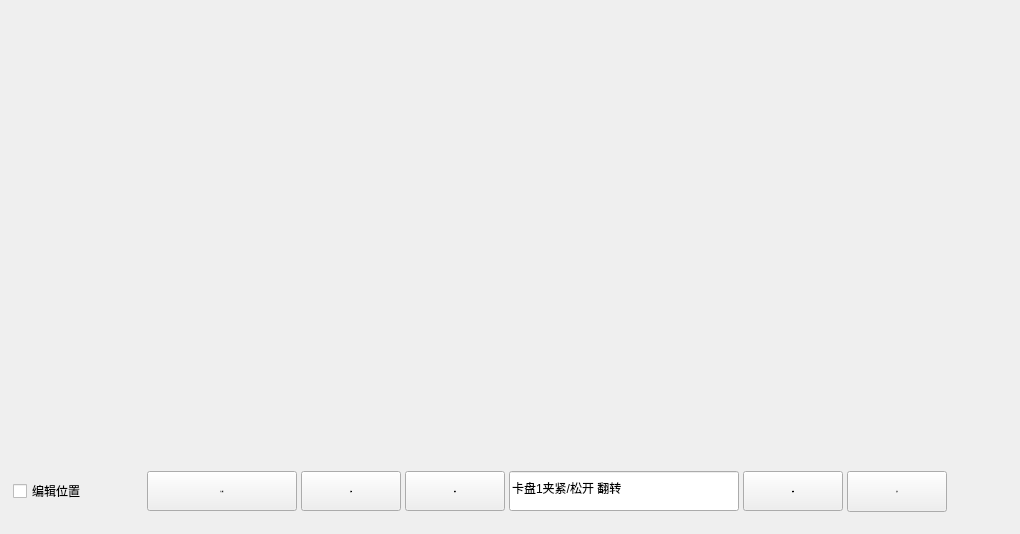
   <widget class="QWidget" name="tabOperate">
    <property name="enabled">
     <bool>true</bool>
    </property>
    <property name="styleSheet">
     <string notr="true"/>
    </property>
    <attribute name="title">
     <string>操作指引</string>
    </attribute>
    <widget class="QWidget" name="layoutWidget">
     <property name="geometry">
      <rect>
       <x>10</x>
       <y>470</y>
       <width>941</width>
       <height>43</height>
      </rect>
     </property>
     <layout class="QHBoxLayout" name="horizontalLayout">
      <property name="spacing">
       <number>1</number>
      </property>
      <item>
       <widget class="QCheckBox" name="checkBoxEditPosition">
        <property name="minimumSize">
         <size>
          <width>130</width>
          <height>40</height>
         </size>
        </property>
        <property name="maximumSize">
         <size>
          <width>130</width>
          <height>40</height>
         </size>
        </property>
        <property name="text">
         <string>编辑位置</string>
        </property>
        <property name="checked">
         <bool>false</bool>
        </property>
        <property name="autoExclusive">
         <bool>false</bool>
        </property>
       </widget>
      </item>
      <item>
       <widget class="QPushButton" name="btnImportPicture">
        <property name="minimumSize">
         <size>
          <width>150</width>
          <height>40</height>
         </size>
        </property>
        <property name="maximumSize">
         <size>
          <width>150</width>
          <height>40</height>
         </size>
        </property>
        <property name="font">
         <font>
          <family>SimSun</family>
          <pointsize>-1</pointsize>
          <weight>50</weight>
          <bold>false</bold>
         </font>
        </property>
        <property name="styleSheet">
         <string notr="true"/>
        </property>
        <property name="text">
         <string>导入图片</string>
        </property>
       </widget>
      </item>
      <item>
       <widget class="QPushButton" name="btnNewButton">
        <property name="minimumSize">
         <size>
          <width>100</width>
          <height>40</height>
         </size>
        </property>
        <property name="maximumSize">
         <size>
          <width>100</width>
          <height>40</height>
         </size>
        </property>
        <property name="font">
         <font>
          <family>SimSun</family>
          <pointsize>-1</pointsize>
          <weight>50</weight>
          <bold>false</bold>
         </font>
        </property>
        <property name="styleSheet">
         <string notr="true"/>
        </property>
        <property name="text">
         <string>新增</string>
        </property>
       </widget>
      </item>
      <item>
       <widget class="QPushButton" name="btnDeleteButton">
        <property name="minimumSize">
         <size>
          <width>100</width>
          <height>40</height>
         </size>
        </property>
        <property name="maximumSize">
         <size>
          <width>100</width>
          <height>40</height>
         </size>
        </property>
        <property name="font">
         <font>
          <family>SimSun</family>
          <pointsize>-1</pointsize>
          <weight>50</weight>
          <bold>false</bold>
         </font>
        </property>
        <property name="styleSheet">
         <string notr="true"/>
        </property>
        <property name="text">
         <string>删除</string>
        </property>
       </widget>
      </item>
      <item>
       <widget class="QLineEdit" name="lineEdit_4">
        <property name="minimumSize">
         <size>
          <width>230</width>
          <height>40</height>
         </size>
        </property>
        <property name="maximumSize">
         <size>
          <width>230</width>
          <height>40</height>
         </size>
        </property>
        <property name="text">
         <string>卡盘1夹紧/松开 翻转</string>
        </property>
       </widget>
      </item>
      <item>
       <widget class="QPushButton" name="btnEditButton">
        <property name="minimumSize">
         <size>
          <width>100</width>
          <height>40</height>
         </size>
        </property>
        <property name="maximumSize">
         <size>
          <width>100</width>
          <height>40</height>
         </size>
        </property>
        <property name="font">
         <font>
          <family>SimSun</family>
          <pointsize>-1</pointsize>
          <weight>50</weight>
          <bold>false</bold>
         </font>
        </property>
        <property name="styleSheet">
         <string notr="true"/>
        </property>
        <property name="text">
         <string>编辑</string>
        </property>
       </widget>
      </item>
      <item>
       <widget class="QPushButton" name="btnSaveOperateInstruction">
        <property name="minimumSize">
         <size>
          <width>100</width>
          <height>41</height>
         </size>
        </property>
        <property name="maximumSize">
         <size>
          <width>100</width>
          <height>41</height>
         </size>
        </property>
        <property name="font">
         <font>
          <family>SimSun</family>
          <pointsize>-1</pointsize>
          <weight>50</weight>
          <bold>false</bold>
         </font>
        </property>
        <property name="styleSheet">
         <string notr="true"/>
        </property>
        <property name="text">
         <string>保存</string>
        </property>
        <property name="icon">
         <iconset resource="images.qrc">
          <normaloff>:/images/teachpage_images/save.png</normaloff>:/images/teachpage_images/save.png</iconset>
        </property>
        <property name="iconSize">
         <size>
          <width>20</width>
          <height>20</height>
         </size>
        </property>
       </widget>
      </item>
     </layout>
    </widget>
    <widget class="QLabel" name="labelBackgroud">
     <property name="geometry">
      <rect>
       <x>0</x>
       <y>4</y>
       <width>1011</width>
       <height>521</height>
      </rect>
     </property>
     <property name="text">
      <string/>
     </property>
    </widget>
    <zorder>labelBackgroud</zorder>
    <zorder>layoutWidget</zorder>
   </widget>
